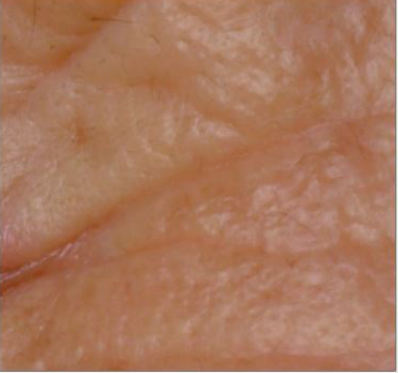
#> input picture LG_beautycare/주름코드/test_img1.png, 398 x 373 px
$ python 2020-04-30-jooreum.py
#> lines starting #> are read from the running program, lines starting #| are printed output that depends on the picture; after the words box and inside, x2 and y2 are one past the last pixel; in counts of white or black regions, pixels touching at a corner belong together
import numpy as np
import cv2
from PIL import Image

img = cv2.imread("test_img1.png")
#> img is the input picture: shape (373, 398, 3); mean B, G, R 91.9, 118.8, 169.4

(B, G, R) = cv2.split(img)  # B-Space 추출
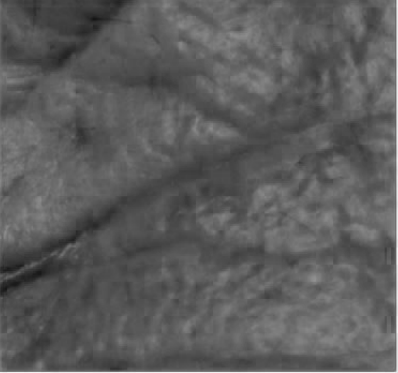
#> B: shape (373, 398); min 21, max 244, mean 91.9
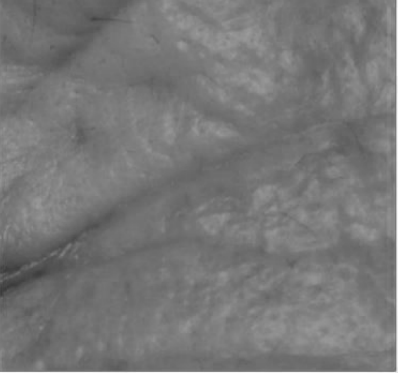
#> G: shape (373, 398); min 59, max 247, mean 118.8
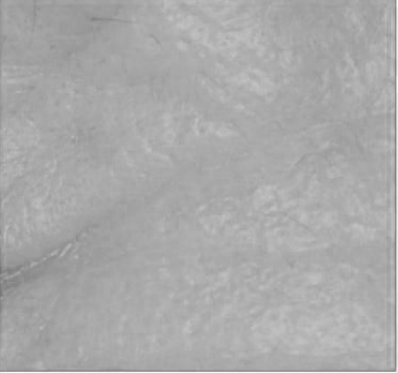
#> R: shape (373, 398); min 114, max 252, mean 169.4

blur = cv2.bilateralFilter(B, 20, 75, 75)  # Bilateral Filter 적용
# Parameters:
# src – 8-bit, 1 or 3 Channel image
# d – filtering시 고려할 주변 pixel 지름
# sigmaColor – Color를 고려할 공간. 숫자가 크면 멀리 있는 색도 고려함.
# sigmaSpace – 숫자가 크면 멀리 있는 pixel도 고려함.

hist = cv2.equalizeHist(blur)   #Histogram equlization -> 명암 대비
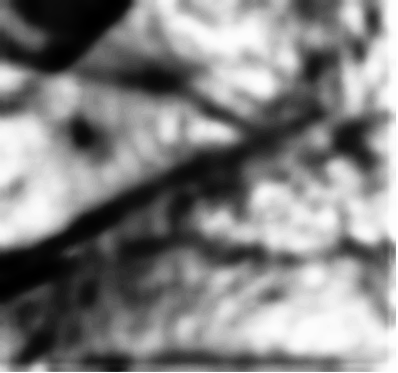
#> hist: shape (373, 398); min 0, max 255, mean 129.9

#----------------------------------------------------------------------------------

adth = cv2.adaptiveThreshold(hist, 255, cv2.ADAPTIVE_THRESH_MEAN_C, cv2.THRESH_BINARY_INV, 21, 1)   #Adaptive Threshold -> 주름 의심영역
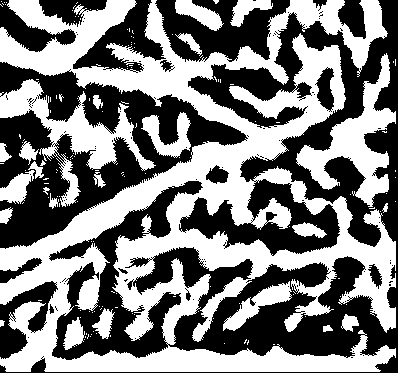
#> adth: shape (373, 398); 49.1% white; 160 white regions (136 under 20 px), largest, box (x1, y1, x2, y2) and area: (0, 0, 396, 372) 56208, (0, 79, 156, 207) 4918, (296, 53, 396, 207) 4763

lines = cv2.HoughLinesP(hist, 37, np.pi / 180, 500, 18, 16)    #선형 검출 알고리즘
#> lines = 966 rows, first 6: [23, 0, 397, 349], [21, 0, 380, 372], [225, 186, 397, 31], [0, 72, 321, 372], [31, 0, 397, 342], [100, 22, 261, 152]
for line in lines:
    x1, y1, x2, y2 = line[0]
    cv2.line(img, (x1, y1), (x2, y2), (0, 255, 0), 5)       #선형 검출 알고리즘 표시 단계 RGB 초록색
#> this loop made 966 passes
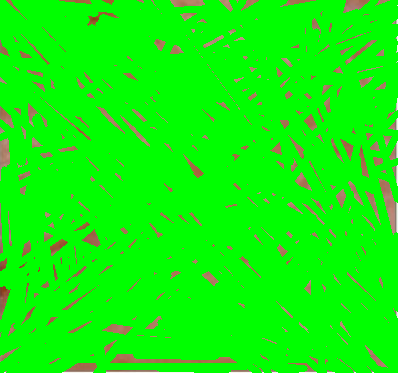
#> img: shape (373, 398, 3); mean B, G, R 8, 243.6, 14.4
#hsv = cv2.cvtColor(img, cv2.COLOR_BGR2HSV)

#cv2.imshow("Original image", img)           #원본 이미지 출력
#cv2.imshow("B-Space", B)                        #흑백 이미지 출력 B-space
#cv2.imshow("BilateralFiler", blur)              #노이즈 제거 출력
#cv2.imshow("Histogram Equalization", hist)      #명암 대비 출력
cv2.imshow("Adatpive Threshold", adth)          #주름 의심영역 출력
cv2.imshow("Hough line Transform",img)          #선형 검출 이걸 수정하긴 해야함
cv2.waitKey(0)
